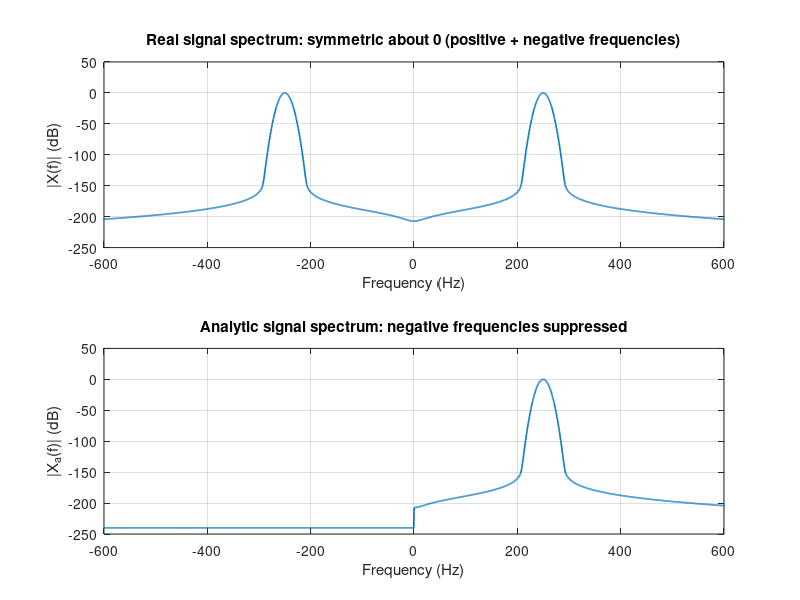

Write the MATLAB code that produced this figure. (Note: this script raises an error after producing the figure.)
%% Analytic signal + negative frequencies + complex baseband demo
% Requires Signal Processing Toolbox for hilbert().
% If you don't have it, tell me and I'll give an FFT-only Hilbert version.

clear; close all; clc;

%% 1) Sampling and time axis
fs = 2000;                 % sample rate [Hz]
T  = 2.0;                  % duration [s]
t  = (0:1/fs:T-1/fs).';    % column vector
N  = numel(t);

%% 2) Build a "passband" signal x(t) = A(t) cos(2pi f_c t + phi(t))
fc = 250;                  % carrier [Hz]

% Slow amplitude envelope A(t): a smooth pulse (Gaussian)
A = exp(-((t - T/2)/(0.25)).^2);

% Slow phase term phi(t): make it a chirp-like phase (quadratic phase)
% A linear instantaneous frequency offset is produced by quadratic phase.
% phi(t) = 2*pi*(f_offset * t + 0.5*k*t^2) (baseband phase)
f0 = -40;                  % baseband start offset [Hz]
f1 =  40;                  % baseband end offset [Hz]
k  = (f1 - f0)/T;          % chirp rate [Hz/s]
phi = 2*pi*( f0*t + 0.5*k*t.^2 );

% Real passband signal
x = A .* cos(2*pi*fc*t + phi);

%% 3) Analytic signal via Hilbert transform: x_a(t) = x(t) + i*Hilbert{x(t)}
xa = hilbert(x);  % complex analytic signal

% Envelope and phase of analytic signal (passband envelope, passband phase)
env_xa   = abs(xa);
phase_xa = unwrap(angle(xa));

%% 4) Show "negative frequencies" vs "one-sided" analytic spectrum
% FFT helpers
f = (-N/2:N/2-1).' * (fs/N);

X  = fftshift(fft(x));
XA = fftshift(fft(xa));

% Magnitude spectra (in dB, normalized)
Xmag  = 20*log10( abs(X)  / max(abs(X))  + 1e-12 );
XAmag = 20*log10( abs(XA) / max(abs(XA)) + 1e-12 );

figure('Name','Negative frequencies & analytic spectrum');
subplot(2,1,1);
plot(f, Xmag, 'LineWidth', 1.2); grid on;
xlabel('Frequency (Hz)'); ylabel('|X(f)| (dB)');
title('Real signal spectrum: symmetric about 0 (positive + negative frequencies)');
xlim([-600 600]);

subplot(2,1,2);
plot(f, XAmag, 'LineWidth', 1.2); grid on;
xlabel('Frequency (Hz)'); ylabel('|X_a(f)| (dB)');
title('Analytic signal spectrum: negative frequencies suppressed');
xlim([-600 600]);

%% 5) Mix down to complex baseband: s(t) = x_a(t) * exp(-i2pi f_c t)
s_raw = xa .* exp(-1i*2*pi*fc*t);

% In ideal math, this already places content near 0 Hz, but you still
% typically low-pass filter to remove any residual high-frequency terms.
% We'll apply a simple lowpass to mimic receiver filtering.
s = lowpass(s_raw, 120, fs);   % cutoff > max baseband sweep (~40 Hz)

env_s   = abs(s);
phase_s = unwrap(angle(s));

%% 6) Compare envelope and phase to what we injected (A(t), phi(t))
% The baseband phase should match phi(t) up to an arbitrary constant offset.
% We can align by subtracting the initial phase difference.
phase_s_aligned = phase_s - (phase_s(1) - phi(1));

figure('Name','Complex baseband: envelope and phase');
subplot(3,1,1);
plot(t, x, 'LineWidth', 1.0); grid on;
xlabel('Time (s)'); ylabel('x(t)');
title('Real passband signal x(t)');

subplot(3,1,2);
plot(t, env_s, 'LineWidth', 1.2); hold on;
plot(t, A, '--', 'LineWidth', 1.2);
grid on; xlabel('Time (s)'); ylabel('Amplitude');
title('Baseband envelope |s(t)| tracks A(t)');
legend('|s(t)|','A(t)');

subplot(3,1,3);
plot(t, phase_s_aligned, 'LineWidth', 1.2); hold on;
plot(t, phi, '--', 'LineWidth', 1.2);
grid on; xlabel('Time (s)'); ylabel('Phase (rad)');
title('Baseband phase angle(s(t)) tracks \phi(t) (up to constant offset)');
legend('unwrap(angle(s))','\phi(t)');

%% 7) Show baseband spectrum centered near 0 Hz
S = fftshift(fft(s));
Smag = 20*log10( abs(S)/max(abs(S)) + 1e-12 );

figure('Name','Baseband spectrum near DC');
plot(f, Smag, 'LineWidth', 1.2); grid on;
xlabel('Frequency (Hz)'); ylabel('|S(f)| (dB)');
title('Complex baseband spectrum: content shifted near 0 Hz (DC)');
xlim([-200 200]);

%% 8) Optional: show I/Q trajectories (phasor view)
figure('Name','I/Q phasor view');
plot(real(s), imag(s), 'LineWidth', 1.0); grid on; axis equal;
xlabel('I = Re\{s(t)\}'); ylabel('Q = Im\{s(t)\}');
title('Complex baseband in I/Q plane (phasor trajectory)');
